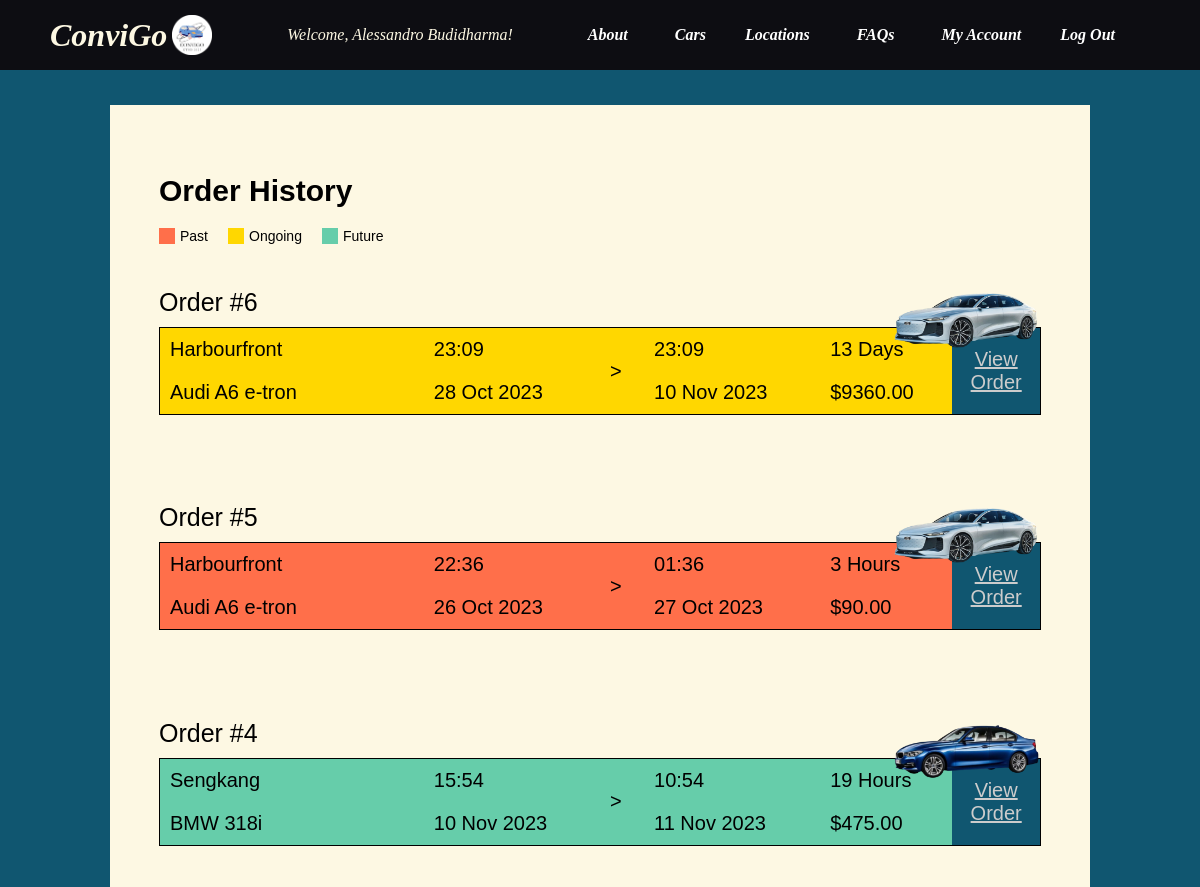
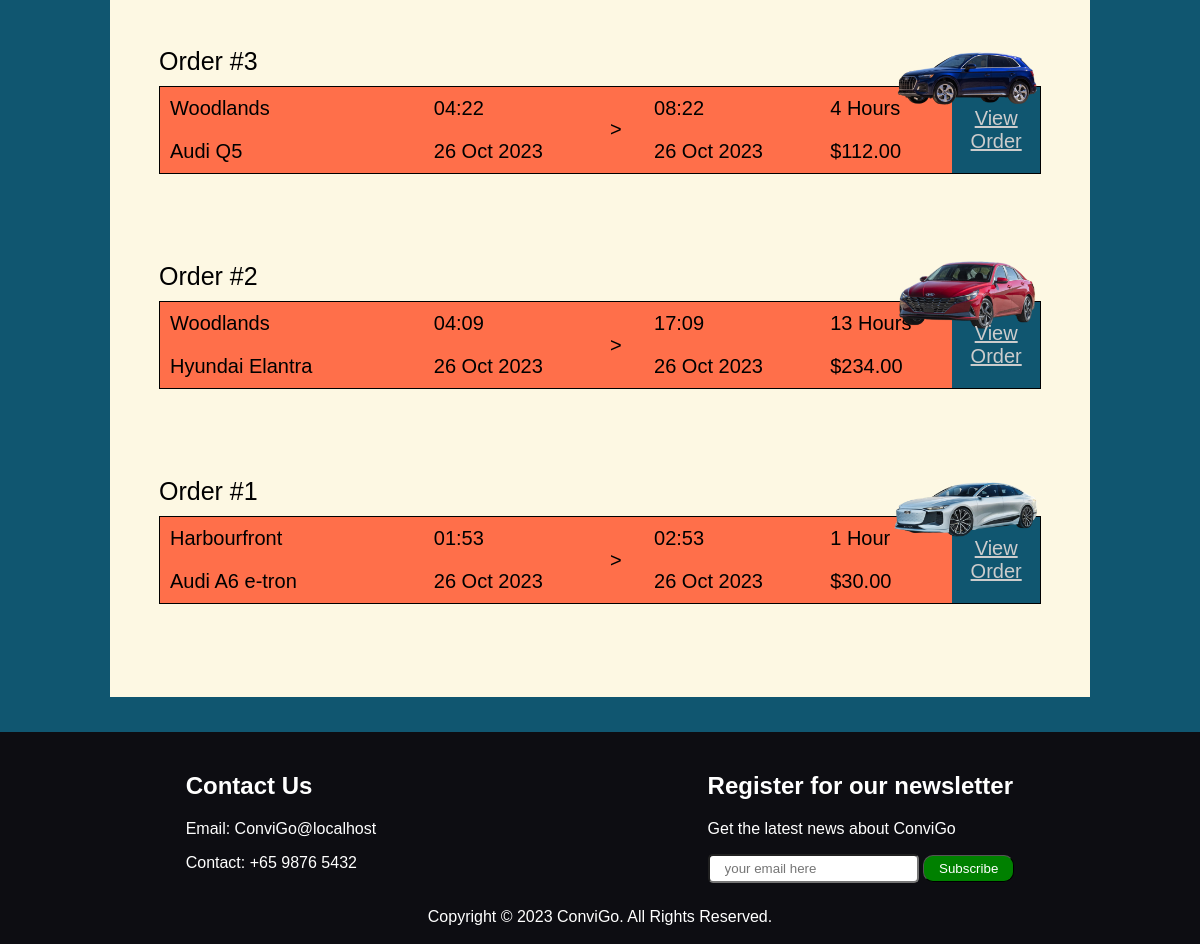
/order_history.php (signed in), run on an earlier commit of the app's database (2 pictures, top to bottom).
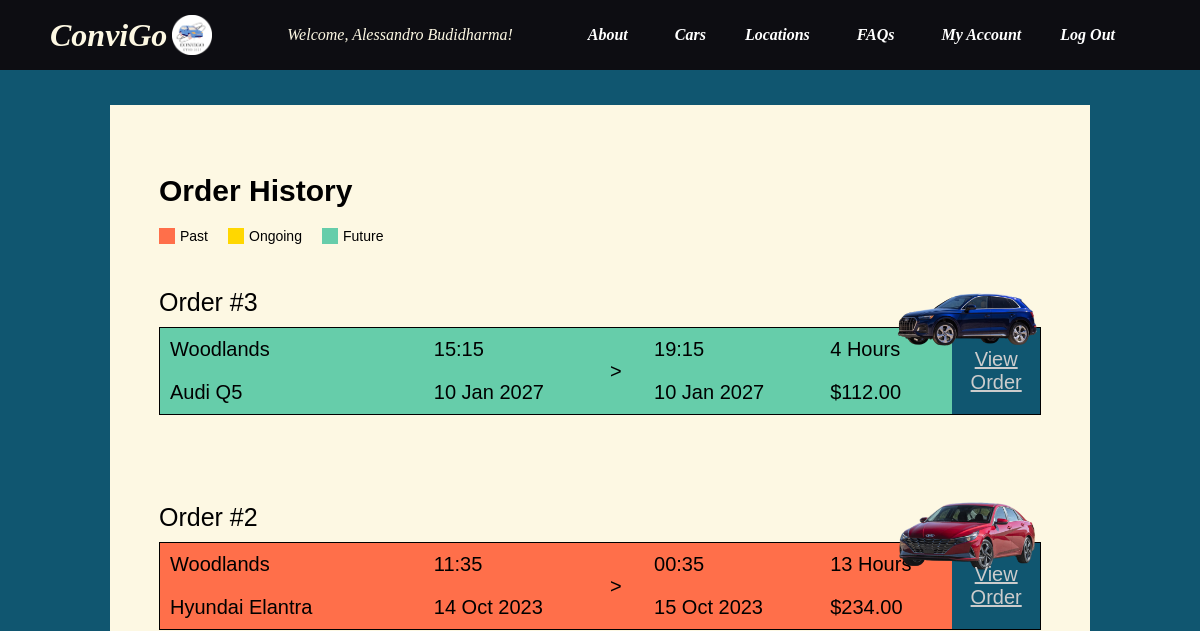
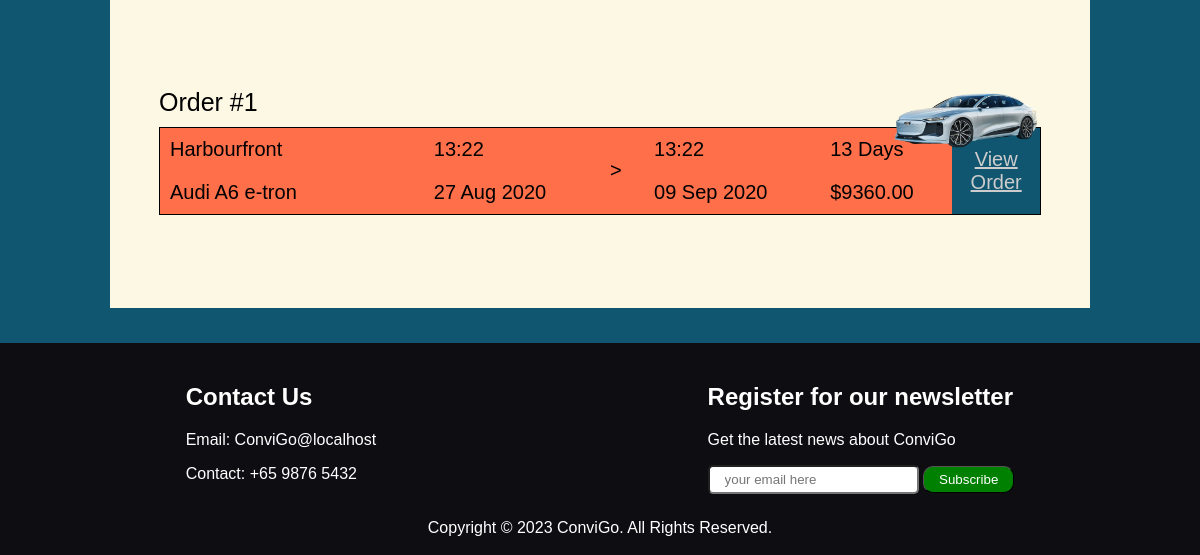
And on a later commit of the database (2 pictures, top to bottom).
### tables this page shows
CREATE TABLE IF NOT EXISTS user_info (
    id INT UNSIGNED NOT NULL PRIMARY KEY,
    username VARCHAR(255) NOT NULL UNIQUE,
    surname VARCHAR(255) NOT NULL,
    firstname VARCHAR(255) NOT NULL,
    nric VARCHAR(9) NOT NULL,
    dob DATE NOT NULL,
    license VARCHAR(255) NOT NULL,
    mobile VARCHAR(8) NOT NULL,
    email VARCHAR(255) NOT NULL UNIQUE,
    languages VARCHAR(255) NOT NULL,
    address VARCHAR(255) NOT NULL,
    bank VARCHAR(255) NOT NULL,
    bankacc VARCHAR(15) NOT NULL,
    notification VARCHAR(255) NOT NULL,
    FOREIGN KEY (id) REFERENCES authorized_users(id),
    FOREIGN KEY (username) REFERENCES authorized_users(username)
);

CREATE TABLE IF NOT EXISTS order_history (
    order_id INT UNSIGNED NOT NULL AUTO_INCREMENT PRIMARY KEY,
    user_id INT UNSIGNED NOT NULL,
    start_date INT NOT NULL,
    end_date INT NOT NULL,
    order_date INT NOT NULL,
    duration INT NOT NULL,
    rate DECIMAL(10, 2) NOT NULL,
    fee DECIMAL(10, 2) NOT NULL,
    car_id INT UNSIGNED NOT NULL,
    location_id INT UNSIGNED NOT NULL,
    FOREIGN KEY (user_id) REFERENCES authorized_users(id),
    FOREIGN KEY (car_id) REFERENCES car(id),
    FOREIGN KEY (location_id) REFERENCES location(id)
);

CREATE TABLE IF NOT EXISTS location (
    id INT UNSIGNED NOT NULL AUTO_INCREMENT PRIMARY KEY,
    name VARCHAR(255) NOT NULL
);

CREATE TABLE IF NOT EXISTS car (
    id INT UNSIGNED NOT NULL AUTO_INCREMENT PRIMARY KEY,
    name VARCHAR(255) NOT NULL,
    category VARCHAR(255) NOT NULL,
    type VARCHAR(255) NOT NULL,
    brand VARCHAR(255) NOT NULL,
    imageURL VARCHAR(255) NOT NULL,
    seats INT NOT NULL,
    fuel_type VARCHAR(255) NOT NULL,
    boot_space VARCHAR(255) NOT NULL,
    description TEXT NOT NULL,
    price DECIMAL(10, 2) NOT NULL
);

### assets/php/config.php (called while the page is built)
<?php
$baseURL = "http://localhost:8000";
?>

### assets/php/check_login.php (called while the page is built, shortened)
<?php
@$loggedInUserID = $_SESSION['valid_user'];
?>

### assets/php/fetch_user_info.php (called while the page is built, shortened)
<?php
include "dbconnect.php";
if (isset($_SESSION['valid_user'])) {
    $queryUser = "SELECT * FROM user_info WHERE id = '$loggedInUserID'";
    $resultUser = $db->query($queryUser);
    if ($resultUser) {
        if ($resultUser->num_rows > 0) {
            while ($row = $resultUser->fetch_assoc()) {
                $surname = $row['surname'];
                $firstname = $row['firstname'];
                $nric = $row['nric'];
                $dob = $row['dob'];
                $license = $row['license'];
                $mobile = $row['mobile'];
                $email = $row['email'];
                $languages = unserialize($row['languages']);
                $address = $row['address'];
                $bank = $row['bank'];
                $bankacc = $row['bankacc'];
                $notification = unserialize($row['notification']);
            }
            $userInfo = array(
                'surname' => $surname,
                'firstname' => $firstname,
                'nric' => $nric,
                'dob' => $dob,
                'license' => $license,
                'mobile' => $mobile,
                'email' => $email,
                'languages' => $languages,
                'address' => $address,
                'bank' => $bank,
                'bankacc' => $bankacc,
                'notification' => $notification
            );
        } else {
            echo "No user found.";
        }
    } else {
        echo "Error executing the query: " . $db->error;
    }
}
?>

### order_history.php (the view, shortened to what this page needs)
<?php
include "assets/php/check_login.php";
include "assets/php/fetch_user_info.php";
$orderData = array();
$queryOrder = "SELECT oh.*, c.brand AS car_brand, c.type AS car_type, c.imageURL AS car_imageURL, c.name AS car_name, c.fuel_type AS car_fuel_type, c.seats AS car_seats, c.category AS car_category,
l.name AS location_name
FROM order_history AS oh
LEFT JOIN car AS c ON oh.car_id = c.id
LEFT JOIN location AS l ON oh.location_id = l.id
WHERE oh.user_id = $loggedInUserID ORDER BY oh.order_id DESC";
$resultOrder = $db->query($queryOrder);
while ($rowOrder = $resultOrder->fetch_assoc()) {
	$orderData[] = $rowOrder;
}
?>
<!DOCTYPE html>
<html lang="en">
<head>
	<link rel="stylesheet" href="assets/css/stylesheet.css">
</head>
<body>
	<div id="wrapper">
		<?php include "assets/php/header.php"; ?>
		<div class="order">
			<div class="order-body">
				<h1 style="font-size: 30px;">Order History</h1>
				<div class="legends">
					<div class="legend">
						<div class="color-box" style="background-color: #FF6F4A;"></div>
						<div class="label">Past</div>
					</div>
					<div class="legend">
						<div class="color-box" style="background-color: #FFD700;"></div>
						<div class="label">Ongoing</div>
					</div>
					<div class="legend">
						<div class="color-box" style="background-color: #66CDAA;"></div>
						<div class="label">Future</div>
					</div>
				</div>
				<?php if (!empty($orderData)) : ?>
					<?php foreach ($orderData as $order) : ?>
						<?php if (time() > $order['start_date'] && time() > $order['end_date']) {
							$color = '#FF6F4A';
						} elseif (time() > $order['start_date'] && time() < $order['end_date']) {
							$color = '#FFD700';
						} elseif (time() < $order['start_date'] && time() < $order['end_date']) {
							$color = '#66CDAA';
						}
						?>
						<div class="order-content">
							<p class="order-number">Order #<?php echo $order['order_id']; ?></p>
							<table style="background-color: <?php echo $color ?>;">
								<tr>
									<td class="order-location"><?php echo $order['location_name']; ?></td>
									<td class="order-date"><?php echo date('H:i', $order['start_date']); ?></td>
									<td rowspan="2" style="width: 5%;">></td>
									<td class="order-date"><?php echo date('H:i', $order['end_date']); ?></td>
									<td>
										<?php
										if ($order['duration'] > 24) {
											$days = $order['duration'] / 24;
											echo $days . " Days";
										} else {
											echo $order['duration'];
											if ($order['duration'] == 1) {
												echo " Hour";
											} else {
												echo " Hours";
											}
										}
										?>
									</td>
									<td rowspan="2" class="order-view">
										<a class="order-button" onclick="openPopup('<?php echo $order['order_id']; ?>');">
											View Order
										</a>
									</td>
								</tr>
								<tr>
									<td class="order-car"><?php echo $order['car_name']; ?></td>
									<td class="order-date"><?php echo date('d M Y', $order['start_date']); ?></td>
									<td class="order-date"><?php echo date('d M Y', $order['end_date']); ?></td>
									<td class="order-cost">$<?php echo $order['fee']; ?></td>
								</tr>
							</table>
							<img class="order-image" src="assets/images/Cars/Brands/<?php echo $order['car_brand']; ?>/<?php echo $order['car_type']; ?>/<?php echo $order['car_imageURL']; ?>" alt="<?php echo $order['car_name']; ?>">
						</div>
					<?php endforeach; ?>
				<?php endif; ?>
			</div>
		</div>
	</div>
</body>
</html>

### assets/php/header.php (shortened to what this page needs)
<?php
include "assets/php/fetch_user_info.php";
?>
<header>
    <a href="<?php echo $baseURL; ?>/ConviGo">
        <h1 style="color:var(--secondary-color);" class="logo">ConviGo
            <img src="assets/images/Logo/finallogo.png" height="40px" width="40px" alt="ConviGo_Logo" style="margin-left: 5px;">
        </h1>
    </a>
    <?php if (isset($userInfo['firstname']) && isset($_SESSION['valid_user'])) {
        echo 'Welcome, ' . $userInfo['firstname'] . ' ' . $userInfo['surname'] . '!';
    } ?>
    <nav class="navbar">
        <b>
            <a href="about.php">About</a> &nbsp;
            <div class="dropdown">
                <a href="cars.php">Cars</a>
            </div>
            <a href="locations.php">Locations</a> &nbsp;
            <a href="faqs.php">FAQs</a> &nbsp;
            <?php
            if ($loggedInUserID) {
                echo '
                <div class="dropdown">
                    <a href="my_account.php">My Account</a>
                    <div class="dropdown-content">
                        <a href="my_account.php">Profile</a>
                        <a href="order_history.php">Order History</a>
                    </div>
                </div>
                ';
                echo '<a href="assets/php/logout.php">Log Out</a>';
            } else {
                echo '<a href="signup.php">Sign Up</a>';
                echo "<a href='$baseURL/ConviGo'>Login</a>";
            }
            ?>
        </b>
    </nav>
</header>

### assets/css/stylesheet.css (style rules this page uses)
:root { --header-footer-color: rgb(13, 13, 18); --background-color: #105670; --primary-color: dodgerblue; --secondary-color: #fdf8e3; --orange: #e68c3a; --orange-hover: #2e04c7; --green: green; --green-hover: rgb(1, 83, 1); --red: #e30606; --red-hover: #b50101; --main-font: garamond, Helvetica; }
body { font-family: var(--main-font); margin: 0; padding: 0; min-width: 800px; color: var(--secondary-color); background-color: var(--background-color); }
#wrapper { margin: auto; min-width: 800px; }
.subscribe-button, .login-button, .search-button, .submit-button { padding: 5px 15px; background-color: var(--green); color: #fff; border-radius: 10px; cursor: pointer; border-width: 1px; }
header { position: relative; width: 100%; background-color: var(--header-footer-color); color: var(--secondary-color); display: flex; justify-content: space-between; align-items: center; padding: 15px 0 15px 0; z-index: 1000; font-family: 'georgia'; font-style: italic; }
header a { text-decoration: none; }
.logo { margin: 0 0 0 50px; display: flex; align-items: center; }
.dropdown { display: inline-block; line-height: 40px; cursor: pointer; }
.navbar { margin-right: 50px; }
nav b a { color: #fff; margin-right: 35px; text-decoration: none; }
table { border: 1px solid #000; border-spacing: 0; }
td, th { padding: 10px; text-align: left; border: 1px solid #000; }
footer { background-color: var(--header-footer-color); color: #fff; text-align: center; width: 100%; }
.footer-container { display: flex; justify-content: space-around; padding: 20px; }
.footer-left { text-align: left; }
.footer-right { text-align: left; }
.order { background-color: var(--background-color); min-height: 600px; padding: 35px 110px 35px 110px; }
.order-body { background-color: var(--secondary-color); color: black; padding: 5% 5%; }
.order-content { position: relative; padding: 5% 0; }
.order table, .order tr, .order td { border: none; }
.order table { width: 100%; border-collapse: collapse; font-size: 20px; border: 1px solid black; color: black; }
.order-image { position: absolute; top: 0; right: 0; width: 150px; height: 150px; }
.order-number { font-size: 25px; margin-block: 0; margin-block-end: 10px; }
.order-location { width: 30%; }
.order-date { width: 20%; }
.order-cost { width: 15%; }
.order-view { background-color: var(--background-color); text-align: center; }
.order-button { background: none; border: none; padding: 0; font: inherit; font-size: 20px; cursor: pointer; text-decoration: underline; color: #ccc; position: relative; z-index: 1; }
.legends { display: flex; justify-content: flex-start; }
.legend { display: flex; align-items: center; margin-right: 20px; }
.color-box { width: 16px; height: 16px; margin-right: 5px; }
.label { font-size: 14px; }

What changed in the data, as far as the page shows it:
removed order_history: order_id "6", location.name "Harbourfront", start_date "23:09", end_date "23:09", duration "13", car.name "Audi A6 e-tron", start_date "28 Oct 2023", end_date "10 Nov 2023", fee "9360.00", car.imageURL (picture)
removed order_history: order_id "5", location.name "Harbourfront", start_date "22:36", end_date "01:36", duration "3", shows "Hours", car.name "Audi A6 e-tron", start_date "26 Oct 2023", end_date "27 Oct 2023", fee "90.00", car.imageURL (picture)
removed order_history: order_id "4", location.name "Sengkang", start_date "15:54", end_date "10:54", duration "19", shows "Hours", car.name "BMW 318i", start_date "10 Nov 2023", end_date "11 Nov 2023", fee "475.00", car.imageURL (picture)
changed order_history "Audi Q5": start_date "04:22" → "15:15"; end_date "08:22" → "19:15"; start_date "26 Oct 2023" → "10 Jan 2027"; end_date "26 Oct 2023" → "10 Jan 2027"
changed order_history "Hyundai Elantra": start_date "04:09" → "11:35"; end_date "17:09" → "00:35"; start_date "26 Oct 2023" → "14 Oct 2023"; end_date "26 Oct 2023" → "15 Oct 2023"
changed order_history "Harbourfront": start_date "01:53" → "13:22"; end_date "02:53" → "13:22"; start_date "26 Oct 2023" → "27 Aug 2020"; end_date "26 Oct 2023" → "09 Sep 2020"; fee "30.00" → "9360.00"; duration "1" → "13"; duration "Hour" → "Days"
